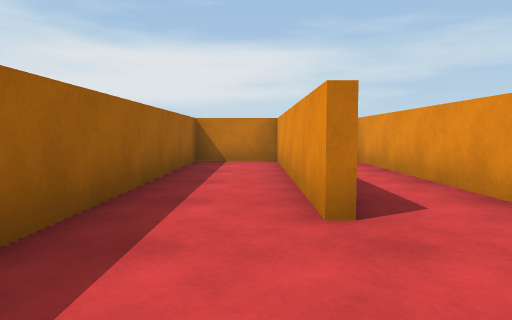
view 1 (above)

20 first-person views from a walk through a scene from a Unity 3-D project. The camera is 0.61 m above the floor, tilts 4° down and sees 70° across. The floor is counted in squares, 1 m on a side. Each view is taken from the middle of a square. On the plan, view 1 faces up. The plan holds only what a view shows up to about 10 squares ahead; the rest is blank. The place goes on beyond the plan. The player is left out.

view 2
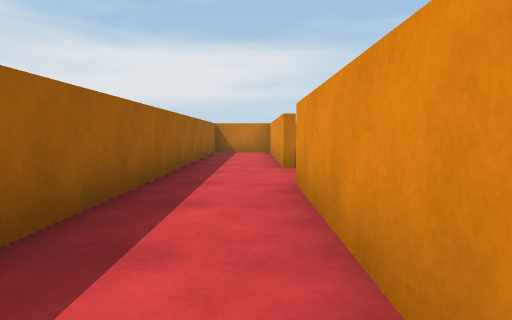

view 3
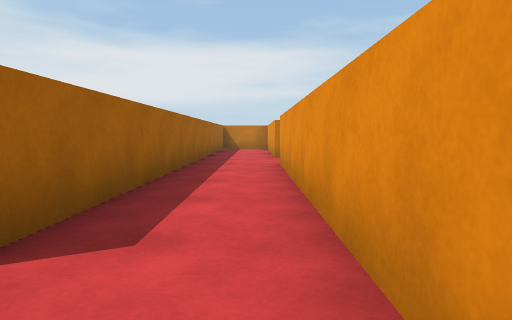

view 4
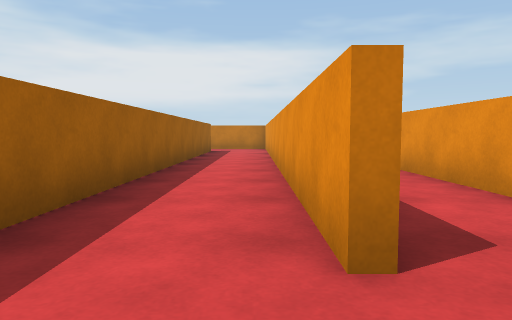

view 5
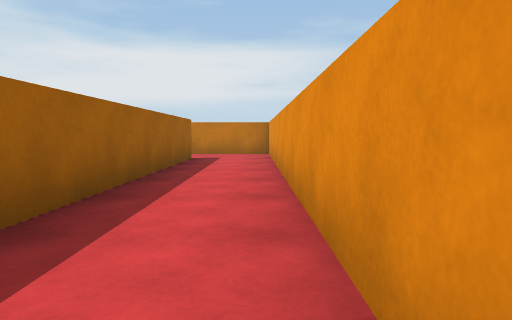

view 6
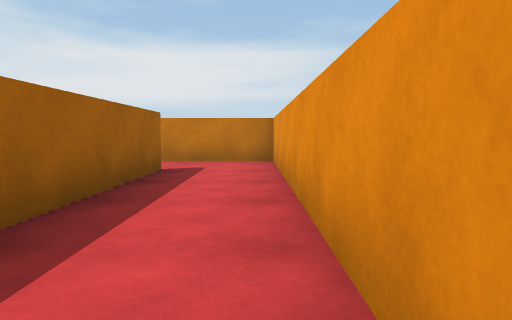

view 7
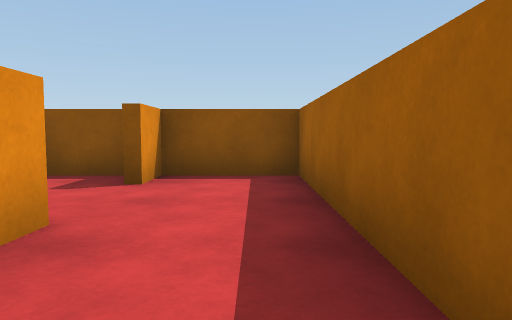

view 8
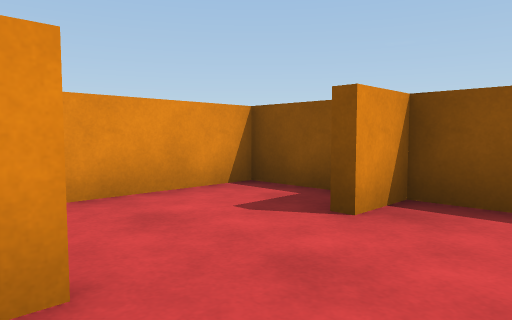

view 9
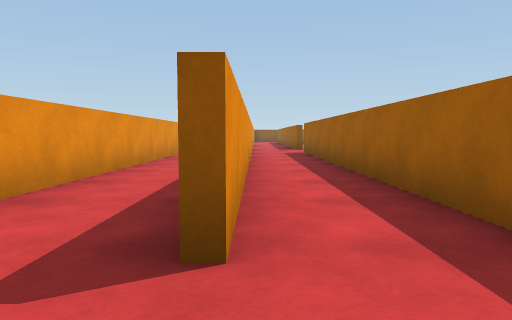

view 10
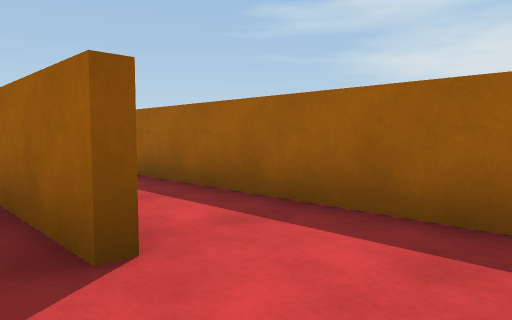

view 11
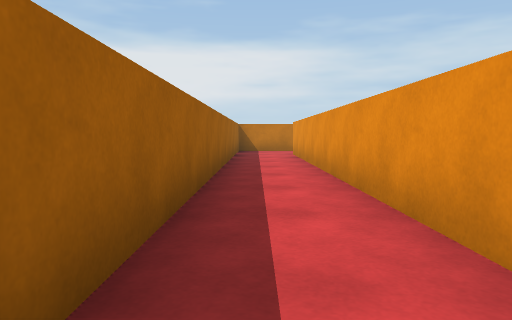

view 12
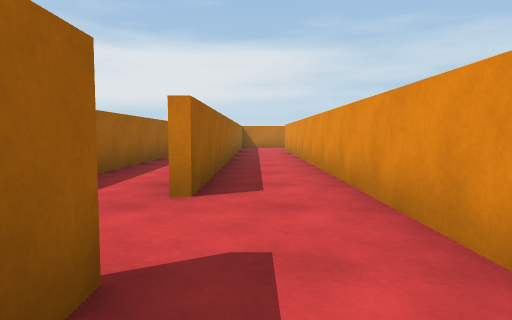

view 13
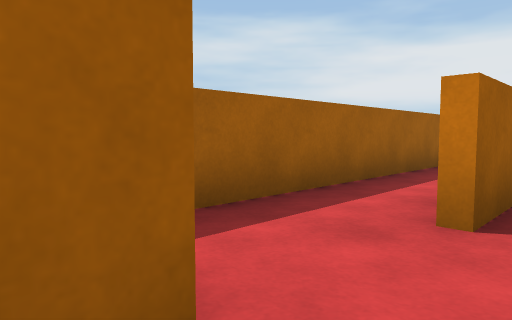

view 14
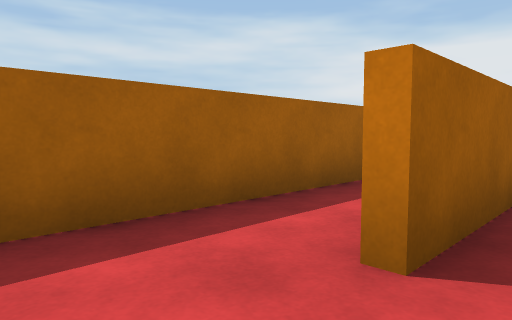

view 15
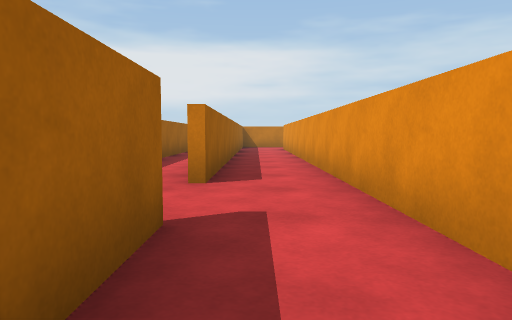

view 16
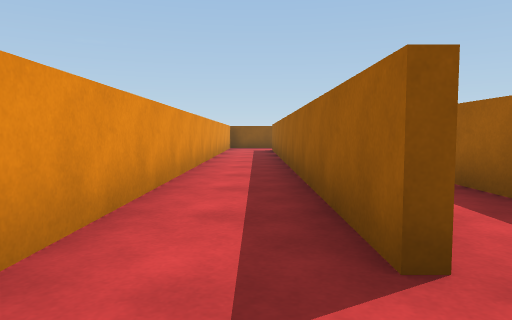

view 17
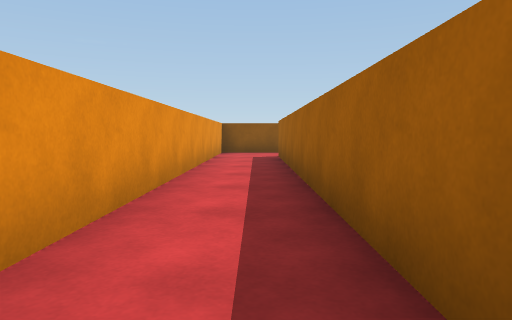

view 18
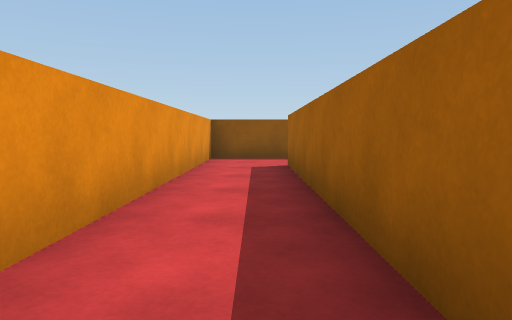

view 19
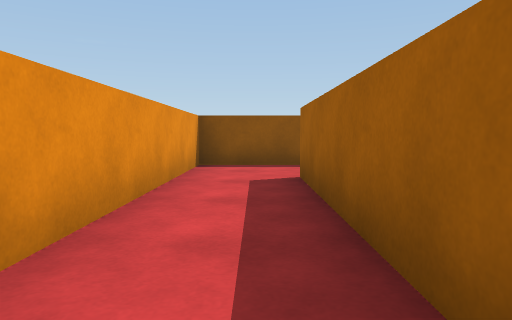

view 20
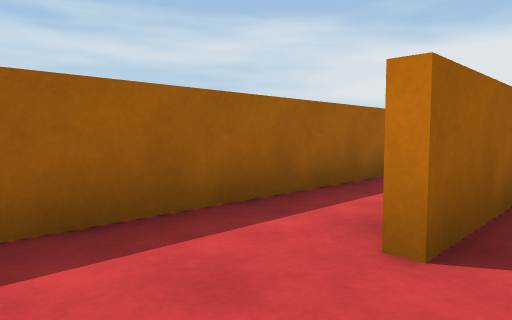

### Floor plan
Points are (right, up) in squares from view 1. A wall is a line through its corners. A room is listed if a view was taken in it or the views show most of it. See-through windows are left out.
Room 1 (views 1, 2, 3)
walls: (0.5, 2.5) (0.5, 8.4) (-1.4, 8.4) (-1.4, -5.1); (-1.1, -8.4) (0.5, -8.4) (0.5, 0.5)
ways out: opening at (-1, -6.5) to room 2; opening at (1, 1.5)
Room 2 (views 4, 5, 6, 7, 8, 9, 10)
walls: (-3.6, 6.4) (-3.6, -8.4) (-1.6, -8.4); (-1.6, -5.5) (-1.6, 8.4) (-4.2, 8.4)
ways out: opening at (-1, -6.5) to room 1; opening at (-4, 7.5) to room 3
Room 3 (views 11, 12, 13, 14, 15, 16, 17, 18, 19)
walls: (-5.6, -6.5) (-5.6, -19.2); (-7.4, -2) (-7.4, -5.6); (-5.6, 7.6) (-5.6, -4.5); (-3.9, -19.6) (-3.9, 6.4)
ways out: opening at (-4, 7.5) to room 2; opening at (-5, -19) to room 4
Room 4 (view 20)
walls: (-6, -21.3) (-3.9, -21.3) (-3.9, -19.6); (-7.4, -17) (-7.4, -20.6)
ways out: opening at (-5, -19) to room 3

Positions as (right, up) in squares from view 1, and headings:
1: (0, 0), facing up
2: (0, -4), facing up
3: (0, -7), facing up
4: (-2, -7), facing up
5: (-2, -3), facing up
6: (-2, 0), facing up
7: (-3, -3), facing down
8: (-3, -5), facing down-right
9: (-4, 8), facing down
10: (-3, 8), facing down-left
11: (-5, -5), facing up
12: (-5, -8), facing up
13: (-5, -7), facing up-left
14: (-5, -6), facing up-left
15: (-5, -9), facing up
16: (-5, -5), facing down
17: (-5, -9), facing down
18: (-5, -12), facing down
19: (-5, -14), facing down
20: (-5, -21), facing up-left
